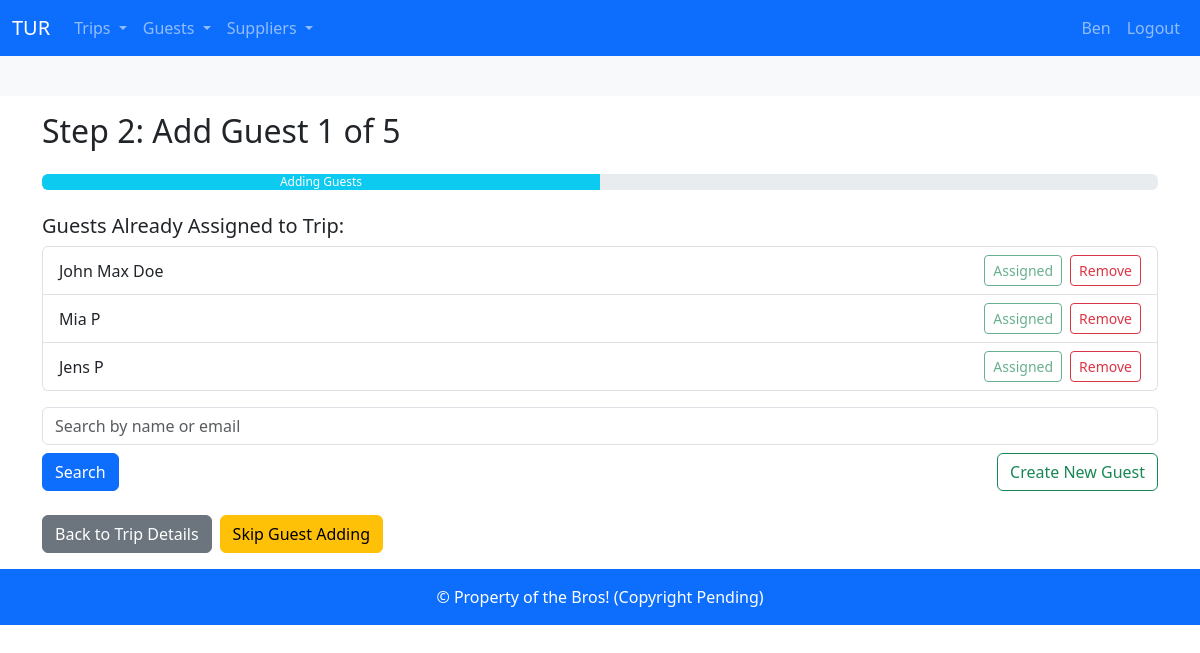
/trips/create/24/guest-slot/0/search (signed in), run on the app's committed database.
### booking_system/models.py (models this page shows, shortened)
class Trip(models.Model):
    name = models.CharField(max_length=64)
    number_of_guests = models.IntegerField()
    guests = models.ManyToManyField(Guest, related_name="trips", blank=True)
    start_date = models.DateField()
    end_date = models.DateField()
    generated = models.ForeignKey(Generated, on_delete=models.SET_NULL, blank=True, null=True)
    agent = models.ForeignKey(Agent, on_delete=models.SET_NULL, blank=True, null=True)
    payment_status = models.ForeignKey(PaymentStatus, on_delete=models.PROTECT, blank=True, null=True)
    trip_status = models.ForeignKey(TripStatus, on_delete=models.PROTECT, blank=True, null=True)
    no_consultant = models.ForeignKey(
        Consultant, on_delete=models.PROTECT, null=True, blank=True, related_name="no_consultant_trips", verbose_name='Norwegian consultant')
    sa_consultant = models.ForeignKey(
        Consultant, on_delete=models.PROTECT, null=True, blank=True, related_name="sa_consultant_trips", verbose_name='South African consultant')
    note = models.TextField(blank=True, null=True)
    class Meta:
        ordering = ["start_date"]

class Guest(models.Model):
    first_name = models.CharField(max_length=50)
    last_name = models.CharField(max_length=50)
    middle_name = models.CharField(max_length=50, blank=True, null=True)
    date_of_birth = models.DateField(blank=True, null=True)
    email = models.EmailField(unique=True,blank=True, null=True)
    mobile = PhoneNumberField(region='NO')
    emergency_contact = models.ForeignKey(
        'self',
        on_delete=models.SET_NULL,
        blank=True,
        null=True,
        related_name="emergency_for"
    )
    def __str__(self):
        if self.middle_name:
            return f"{self.first_name} {self.middle_name} {self.last_name}"
        else:
            return f"{self.first_name} {self.last_name}"

### booking_system/views.py (the view)
@login_required
def trip_guest_search(request, trip_id, slot_index):
    trip = get_object_or_404(Trip, id=trip_id)
    query = request.GET.get("q", "")
    guests = search_guests(query) if query else []
    return render(request, "booking_system/trip/trip_guest_search.html", {
        "trip": trip,
        "slot_index": slot_index,
        "guests": guests,
        "query": query
    })

### booking_system/templates/booking_system/trip/trip_guest_search.html (shortened to what this page needs)
{% extends "base.html" %}
{% block body %}
<h2 class="mb-4">Step 2: Add Guest {{ slot_index|add:1 }} of {{ trip.number_of_guests }}</h2>
<div class="progress mb-4">
  <div class="progress-bar bg-info" style="width: 50%">Adding Guests</div>
</div>
{% if trip.guests.all %}
<h5 class="mt-4">Guests Already Assigned to Trip:</h5>
    <ul class="list-group mb-3">
        {% for guest in trip.guests.all %}
            <li class="list-group-item d-flex justify-content-between align-items-center">
    <span>{{ guest }}</span>
    <div class="d-flex gap-2">
        <span class="btn btn-sm btn-outline-success disabled">Assigned</span>
        <a href="{% url 'trip_remove_guest' trip.id guest.id %}"
                class="btn btn-sm btn-outline-danger"
                onclick="return confirm('Are you sure you want to remove {{ guest}} from this trip?');">
                Remove
                </a>
    </div>
</li>
        {% endfor %}
    </ul>
{% else %}
    <p class="text-muted mb-3">No guests assigned yet.</p>
{% endif %}
<form method="get" class="mb-4 d-flex justify-content-between align-items-center gap-2 flex-wrap">
    <input type="text" name="q" placeholder="Search by name or email" class="form-control flex-grow-1" value="{{ query }}">
    <button type="submit" class="btn btn-primary">Search</button>
    <a href="{% url 'trip_create_guest' trip.id slot_index %}" class="btn btn-outline-success"> Create New Guest </a>
</form>
<div class="mt-4 d-flex gap-2">
    <a href="{% url 'edit_trip' trip.id %}" class="btn btn-secondary">Back to Trip Details</a>
    {% if trip.number_of_guests == trip.guests.count %}
    <a href="{% url 'trip_add_flights' trip.id %}" class="btn btn-warning">Add Flights</a>
    {% else %}
    <a href="{% url 'trip_add_flights' trip.id %}" class="btn btn-warning">Skip Guest Adding</a>
    {% endif %}
</div>
{% endblock %}

### booking_system/templates/base.html (shortened to what this page needs)
<!DOCTYPE html>
<html lang="en">
<head>
<link href="https://cdn.jsdelivr.net/npm/bootstrap@5.3.5/dist/css/bootstrap.min.css" rel="stylesheet">
<link rel="stylesheet" href="https://cdn.jsdelivr.net/npm/bootstrap-icons@1.10.5/font/bootstrap-icons.css">
</head>
<body>
<nav class="navbar navbar-expand-lg navbar-dark bg-primary">
  <div class="container-fluid">
    <a class="navbar-brand" href="{% url 'home' %}">TUR</a>
    <ul class="navbar-nav me-auto mb-2 mb-lg-0">
      {% if user.is_authenticated %}
      <li class="nav-item dropdown">
        <a class="nav-link dropdown-toggle" href="#" role="button" data-bs-toggle="dropdown" aria-expanded="false">
          Trips
        </a>
      </li>
      <li class="nav-item dropdown">
        <a class="nav-link dropdown-toggle" href="#" role="button" data-bs-toggle="dropdown" aria-expanded="false">
          Guests
        </a>
      </li>
      <li class="nav-item dropdown">
        <a class="nav-link dropdown-toggle" href="#" role="button" data-bs-toggle="dropdown" aria-expanded="false">
          Suppliers
        </a>
    </li>
    {% endif %}
    </ul>
      <ul class="navbar-nav ms-auto mb-2 mb-lg-0">
        {% if user.is_authenticated %}
          <li class="nav-item">
            <a class="nav-link" href="#">{{ user.username }}</a>
          </li>
          <li class="nav-item">
            <a class="nav-link" href="{% url 'logout' %}">Logout</a>
          </li>
        {% endif %}
      </ul>
    </div>
</nav>
{% block header %}
<div class="container-fluid text-center bg-light p-3">
</div>
{% endblock header %}
<div class="container my-3">
{% block body  %}
{% endblock body %}
</div>
<div class="bottom bg-primary text-white text-center p-3 ">
&copy; Property of the Bros! (Copyright Pending)
</div>
</body>
</html>

### data on the page
Trip: number_of_guests "5"
Guest: middle_name+first_name+last_name "John Max Doe"
Guest: middle_name+first_name+last_name "Mia P"
Guest: middle_name+first_name+last_name "Jens P"

### other printed values
{{ user.username }} "Ben"
{{ slot_index|add:1 }} "1"
